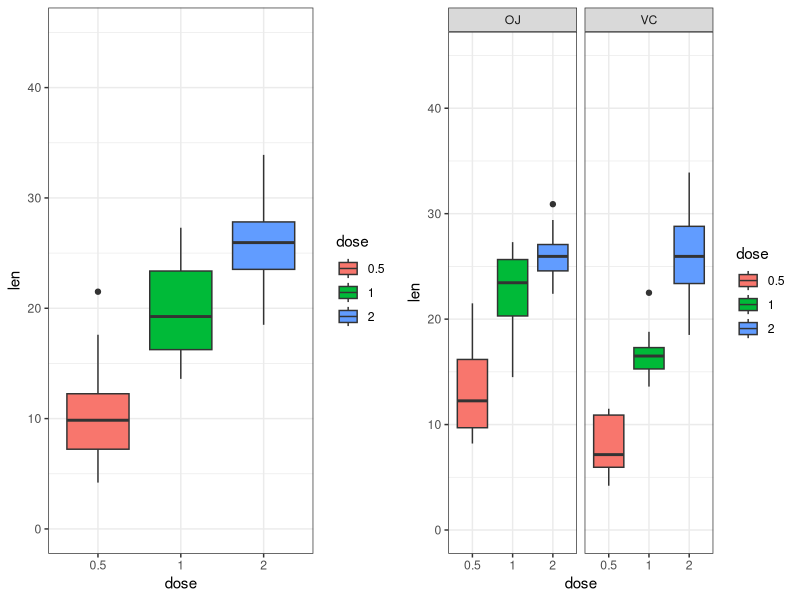
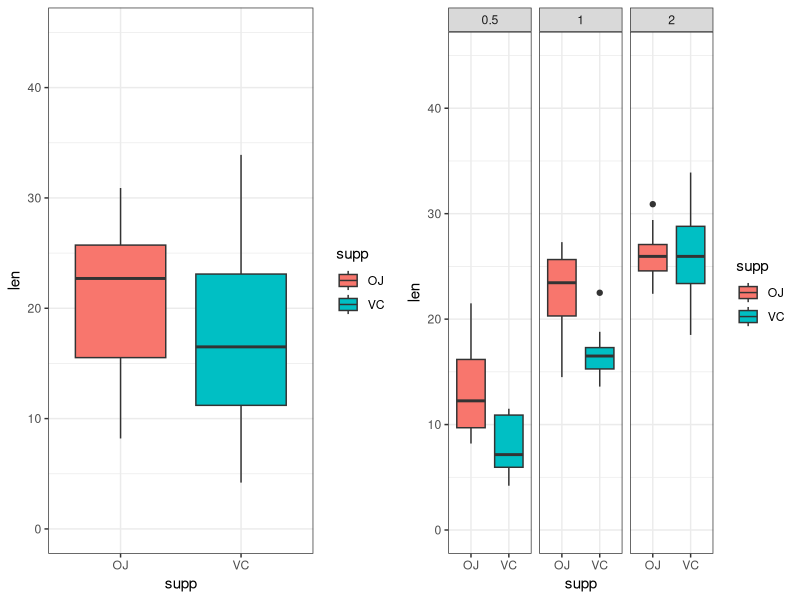
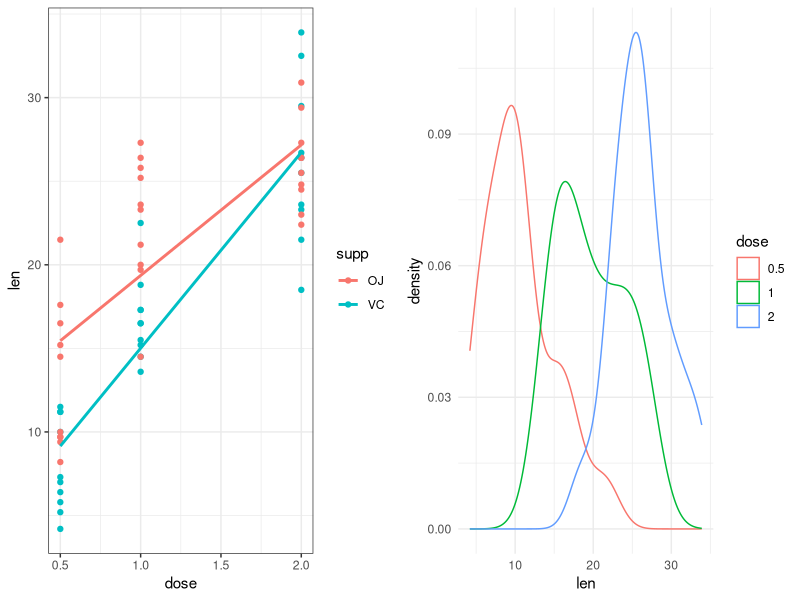

Source code (R) for these figures, in order:
## ---- chunk 1
library(knitr)
opts_chunk$set(fig.width=10, fig.height=8, warning=FALSE, message=FALSE)
## ---- chunk 2
library(tidyverse)
library(ggplot2)
library(datasets)
library(gridExtra)
library(GGally)
library(knitr)
## ---- chunk 3
# The Effect of Vitamin C on Tooth Growth in Guinea Pigs
data(ToothGrowth)
toothGrowth <- ToothGrowth # derive a dataset and edit accordingly
toothGrowth <- toothGrowth %>% mutate(dose = as.factor(dose)) # convert dose to factor
## ---- chunk 4
str(toothGrowth)
summary(toothGrowth)
head(toothGrowth)
table(toothGrowth$supp, toothGrowth$dose)
## ---- chunk 5
p1 <- ggplot(data=toothGrowth, aes(x=dose,y=len,fill=dose)) +
  geom_boxplot() +theme_bw()+  ylim(c(0,45)) 

p2 <- ggplot(data=toothGrowth, aes(x=dose,y=len,fill=dose)) +
  geom_boxplot() + ylim(c(0,45)) + 
  theme(legend.position="none") + 
  facet_grid(.~supp) +
  theme_bw()

grid.arrange(p1, p2, ncol = 2, nrow=1)

## ---- chunk 6

p3 <- ggplot(data=toothGrowth, aes(x=supp,y=len,fill=supp)) +
  geom_boxplot()+ ylim(c(0,45)) + 
  theme_bw()
p4 <- ggplot(data=toothGrowth, aes(x=supp,y=len,fill=supp)) +
  geom_boxplot() +  ylim(c(0,45)) + 
  theme(legend.position="none") + 
  facet_grid(.~dose) +theme_bw()
grid.arrange(p3, p4, ncol = 2, nrow=1)

## ---- chunk 7
p5 <- toothGrowth %>% mutate(dose=as.numeric(as.character(dose))) %>%
  ggplot(aes(x=dose,y=len,col=supp)) + 
  geom_point()+ 
  geom_smooth(method=lm,se=FALSE) + 
  theme_bw()
p6 <-  toothGrowth %>% ggplot(aes(len,col=dose)) + geom_density() + 
  theme_minimal()
grid.arrange(p5, p6, ncol = 2, nrow=1)

## ---- chunk 8
anova.out <- aov(len ~ supp * dose, data=toothGrowth)
summary(anova.out)
## ---- chunk 9
TukeyHSD(anova.out)
## ---- chunk 10
confint(anova.out)
print(model.tables(anova.out,"means"),digits=3)
